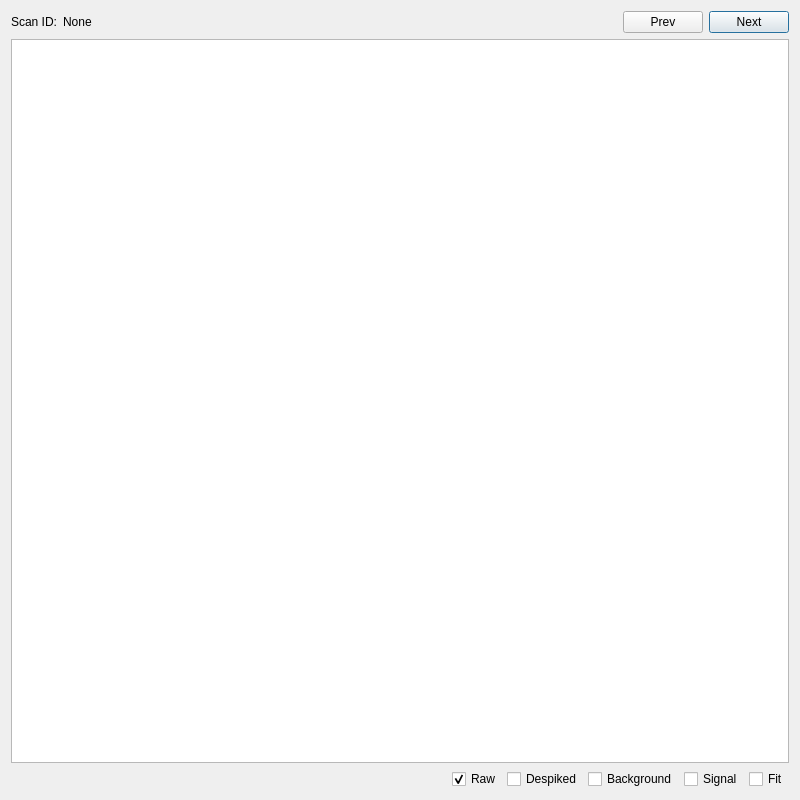
<?xml version="1.0" encoding="UTF-8"?>
<ui version="4.0">
 <class>plainPlotView</class>
 <widget class="QDialog" name="plainPlotView">
  <property name="geometry">
   <rect>
    <x>0</x>
    <y>0</y>
    <width>800</width>
    <height>800</height>
   </rect>
  </property>
  <property name="windowTitle">
   <string>Basic Data Viewer</string>
  </property>
  <layout class="QGridLayout" name="gridLayout">
   <item row="0" column="0">
    <layout class="QVBoxLayout" name="verticalLayout">
     <item>
      <layout class="QHBoxLayout" name="horizontalLayout_3">
       <item>
        <widget class="QLabel" name="scanNumber">
         <property name="text">
          <string>Scan ID:</string>
         </property>
        </widget>
       </item>
       <item>
        <widget class="QLabel" name="showID">
         <property name="text">
          <string>None</string>
         </property>
        </widget>
       </item>
       <item>
        <spacer name="horizontalSpacer">
         <property name="orientation">
          <enum>Qt::Horizontal</enum>
         </property>
         <property name="sizeHint" stdset="0">
          <size>
           <width>40</width>
           <height>20</height>
          </size>
         </property>
        </spacer>
       </item>
       <item>
        <widget class="QPushButton" name="showPreviousBtn">
         <property name="text">
          <string>Prev</string>
         </property>
         <property name="autoDefault">
          <bool>false</bool>
         </property>
        </widget>
       </item>
       <item>
        <widget class="QPushButton" name="showNextBtn">
         <property name="text">
          <string>Next</string>
         </property>
         <property name="autoDefault">
          <bool>false</bool>
         </property>
         <property name="default">
          <bool>true</bool>
         </property>
        </widget>
       </item>
      </layout>
     </item>
     <item>
      <widget class="PlotWidget" name="viewPart"/>
     </item>
     <item>
      <layout class="QHBoxLayout" name="horizontalLayout">
       <item>
        <spacer name="horizontalSpacer_2">
         <property name="orientation">
          <enum>Qt::Horizontal</enum>
         </property>
         <property name="sizeHint" stdset="0">
          <size>
           <width>40</width>
           <height>20</height>
          </size>
         </property>
        </spacer>
       </item>
       <item>
        <widget class="QCheckBox" name="showRAW">
         <property name="text">
          <string>Raw</string>
         </property>
         <property name="checked">
          <bool>true</bool>
         </property>
        </widget>
       </item>
       <item>
        <widget class="QCheckBox" name="showDES">
         <property name="text">
          <string>Despiked</string>
         </property>
        </widget>
       </item>
       <item>
        <widget class="QCheckBox" name="showBKG">
         <property name="text">
          <string>Background</string>
         </property>
        </widget>
       </item>
       <item>
        <widget class="QCheckBox" name="showSIG">
         <property name="text">
          <string>Signal</string>
         </property>
        </widget>
       </item>
       <item>
        <widget class="QCheckBox" name="showFIT">
         <property name="text">
          <string>Fit</string>
         </property>
        </widget>
       </item>
      </layout>
     </item>
    </layout>
   </item>
  </layout>
 </widget>
 <customwidgets>
  <customwidget>
   <class>PlotWidget</class>
   <extends>QGraphicsView</extends>
   <header>pyqtgraph</header>
  </customwidget>
 </customwidgets>
 <resources/>
 <connections/>
</ui>
